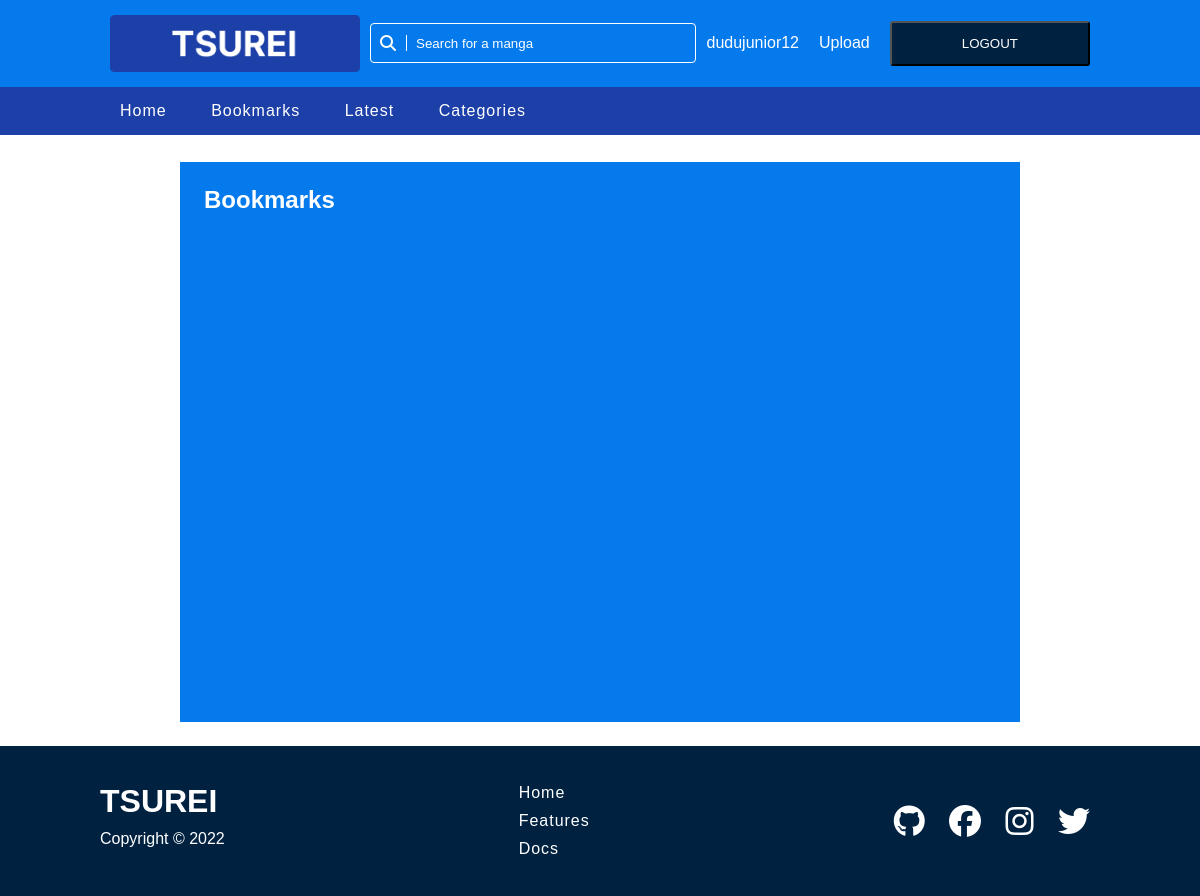
Page /bookmarks/ (signed in) on the earlier database version.
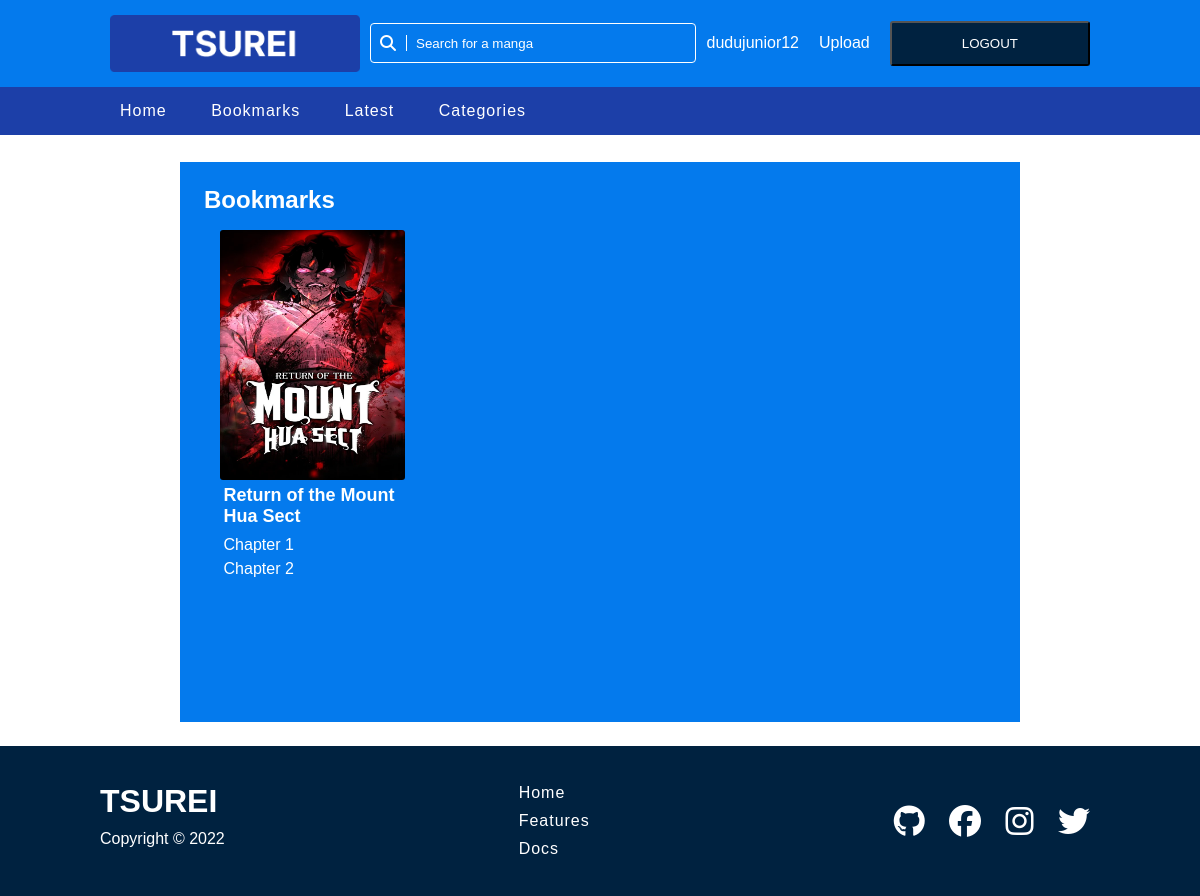
Same page on the later database version.
### manga/models.py (models this page shows, shortened)
class Manga(models.Model):
    user = models.ForeignKey(User, on_delete=models.CASCADE)
    author = models.CharField(max_length=50)
    title = models.CharField(max_length=100)
    cover = models.ImageField(upload_to='mangas/')
    summary = models.TextField()
    posted_date = models.DateTimeField(auto_now_add=True)
    manga_views = models.IntegerField(default=0, null=True, blank=True)
    status = models.CharField(max_length=20, default="Releasing")
    def __str__(self):
        return f"{self.title}"

class Chapter(models.Model):
    manga = models.ForeignKey(Manga, related_name="chapters", on_delete=models.CASCADE)
    chapter_number = models.IntegerField(default=1)
    image = models.ImageField(upload_to='mangas/')
    posted_date = models.DateTimeField(auto_now_add=True)

### manga/views.py (the view)
# urls.py: path('bookmarks/', views.bookmarks, name="bookmarks"),
@login_required
def bookmarks(request):
    other_user = get_object_or_404(User, username=request.user.username)
    bookmarked_mangas = get_bookmarked_mangas(other_user)
    print(bookmarked_mangas)
    return render(request, 'manga/bookmarks.html', {"bookmarked_mangas": bookmarked_mangas})

### manga/models.py (called while the page is built)
    def __str__(self):
        return f"{self.manga.title} bookmarked by {self.user.username}"

### manga/views.py (called while the page is built)
def get_bookmarked_mangas(other_user):
    bookmarks = Bookmark.objects.filter(user=other_user)
    print(bookmarks)
    bookmarked_mangas = []
    for bookmark in bookmarks:
        bookmarked_manga = Manga.objects.get(title=bookmark.manga.title)
        bookmarked_mangas.append(bookmarked_manga)
    return bookmarked_mangas

### manga/templates/manga/bookmarks.html (shortened to what this page needs)
{% extends 'manga/layout.html' %}
{% load static %}
{% block head %}
<link rel="stylesheet" href="{% static 'css/bookmarks.css'%}">
{% endblock %}
{% block main %}
<div class="main-container">
    <div class="bookmarked-container">
        <h2>Bookmarks</h2>
        <div class="bookmarked">
            <div class="manga-grid">
                {% for bookmarked_manga in bookmarked_mangas %}
                <div class="manga-grid-item">
                    <div class="manga-grid-image">
                        <img src="{{ bookmarked_manga.cover.url }}">
                    </div>
                    <div class="manga-grid-info">
                        <h3><a href="{% url 'show-manga' bookmarked_manga.id %}">{{ bookmarked_manga.title }}</a></h3>
                        {% for chapter in bookmarked_manga.chapters.all %}
                        <p>Chapter {{ chapter.chapter_number }}</p>
                        {% endfor %}
                    </div>
                </div>
                {% endfor %}
            </div>
        </div>
    </div>
</div>
{% endblock %}

Differences in the rows shown:
now on this page (row edited): Manga: cover (picture), title "Return of the Mount Hua Sect"
now on this page (row unchanged): Chapter: chapter_number "1"
added Chapter: chapter_number "2"
